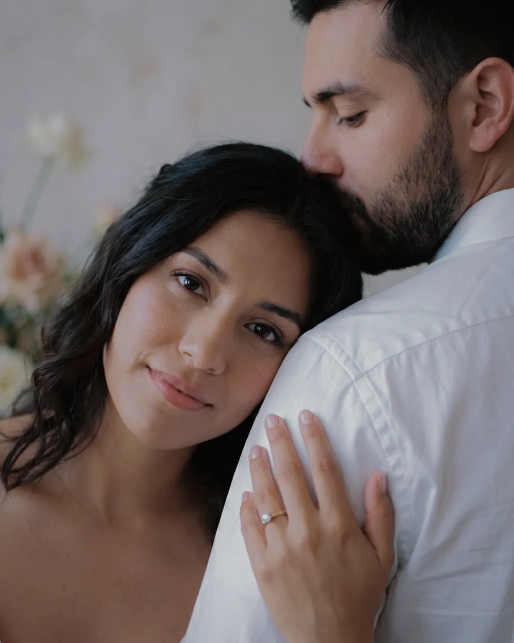
#> input picture public/01ANTES.webp, 1028 x 1285 px (shown at 1/2 size)
$ python detect_rectangles.py public/01ANTES.webp
#> lines starting #> are read from the running program, lines starting #| are printed output that depends on the picture; after the words box and inside, x2 and y2 are one past the last pixel; in counts of white or black regions, pixels touching at a corner belong together
import sys
import cv2
import numpy as np

# Carregar a imagem
image_path = sys.argv[1] if len(sys.argv) > 1 else 'public/sections/SESSAO03.webp'
image = cv2.imread(image_path)
#> image is the input picture: shape (1285, 1028, 3); mean B, G, R 102, 103.7, 114.8
gray = cv2.cvtColor(image, cv2.COLOR_BGR2GRAY)
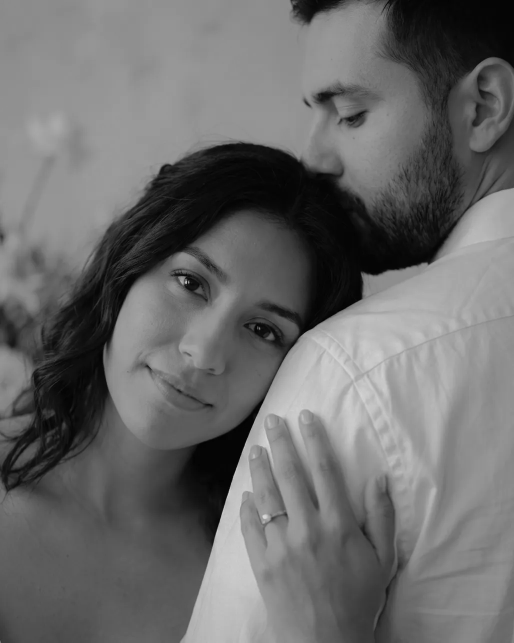
#> gray: shape (1285, 1028) (shown at 1/2 size); min 0, max 220, mean 106.8

# Usar Canny Edge Detection
edges = cv2.Canny(gray, 50, 150)
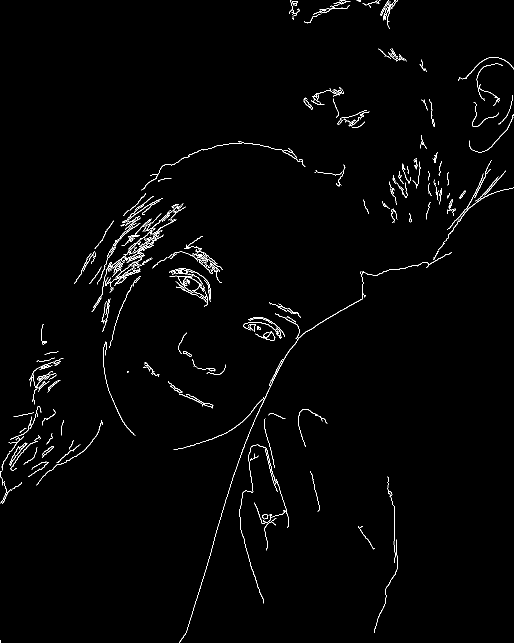
#> edges: shape (1285, 1028) (shown at 1/2 size); 1.4% white in thin lines or dots

# Dilatar as bordas para conectar cantos arredondados
kernel = np.ones((5,5), np.uint8)
dilated = cv2.dilate(edges, kernel, iterations=2)
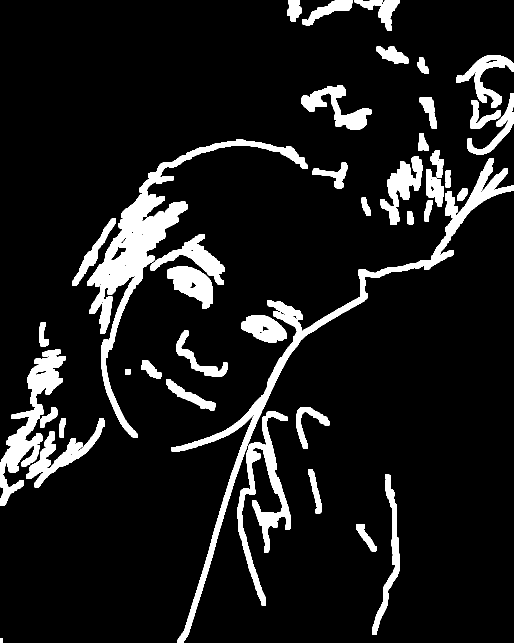
#> dilated: shape (1285, 1028) (shown at 1/2 size); 10.4% white; 41 white regions

# Encontrar contornos
contours, _ = cv2.findContours(dilated, cv2.RETR_EXTERNAL, cv2.CHAIN_APPROX_SIMPLE)
#> contours = 41 contours; largest, box (x1, y1, x2, y2) and area: (175, 278, 615, 876) 26902, (343, 316, 1028, 1285) 21714, (0, 699, 131, 1012) 10856, (475, 822, 582, 1211) 9360, (52, 836, 210, 975) 5060

rects = []
for cnt in contours:
    x, y, w, h = cv2.boundingRect(cnt)

    # Filtros: width > 300 e height > 400 (para pegar as duas caixas pequenas e a grande)
    if w > 300 and h > 400 and w < 1390:
        aspect_ratio = float(w) / float(h)
        rects.append((x, y, w, h, aspect_ratio))
#> this loop made 41 passes
#> (x, y, w, h, aspect_ratio) on passes 27, 30: (343, 316, 685, 969, 0.707), (175, 278, 440, 598, 0.736)
#> (x, y, w, h) on passes 1 to 6: (0, 1276, 6, 9), (712, 1048, 42, 55), (744, 949, 56, 321), (616, 939, 28, 88), (52, 836, 158, 139), (118, 836, 14, 39)
#> after the loop, rects = [(343, 316, 685, 969, 0.707), (175, 278, 440, 598, 0.736)]

# Ordenar por Y
rects = sorted(rects, key=lambda r: r[1])
#> rects = [(175, 278, 440, 598, 0.736), (343, 316, 685, 969, 0.707)]

print(f"Total width of image: {image.shape[1]}")
#| Total width of image: 1028
print(f"Total height of image: {image.shape[0]}")
#| Total height of image: 1285
print(f"Found {len(rects)} potential rectangles:")
#| Found 2 potential rectangles:
for i, (x, y, w, h, ar) in enumerate(rects):
    print(f"Rectangle {i+1}: X={x}, Y={y}, Width={w}, Height={h}, Aspect Ratio={ar:.3f}")
    pct_x = (x / image.shape[1]) * 100
    pct_y = (y / image.shape[0]) * 100
    pct_w = (w / image.shape[1]) * 100
    pct_h = (h / image.shape[0]) * 100
    print(f"CSS (percentages): top: {pct_y:.4f}%, left: {pct_x:.4f}%, width: {pct_w:.4f}%, height: {pct_h:.4f}%")
#> this loop made 2 passes
#> (x, y, w, h, ar, pct_x, pct_y, pct_w) on passes 1 to 2: (175, 278, 440, 598, 0.736, 17.02, 21.63, 42.8), (343, 316, 685, 969, 0.707, 33.37, 24.59, 66.63)
#| Rectangle 1: X=175, Y=278, Width=440, Height=598, Aspect Ratio=0.736
#| CSS (percentages): top: 21.6342%, left: 17.0233%, width: 42.8016%, height: 46.5370%
#| Rectangle 2: X=343, Y=316, Width=685, Height=969, Aspect Ratio=0.707
#| CSS (percentages): top: 24.5914%, left: 33.3658%, width: 66.6342%, height: 75.4086%

$ run again, on public/03ANTES.webp
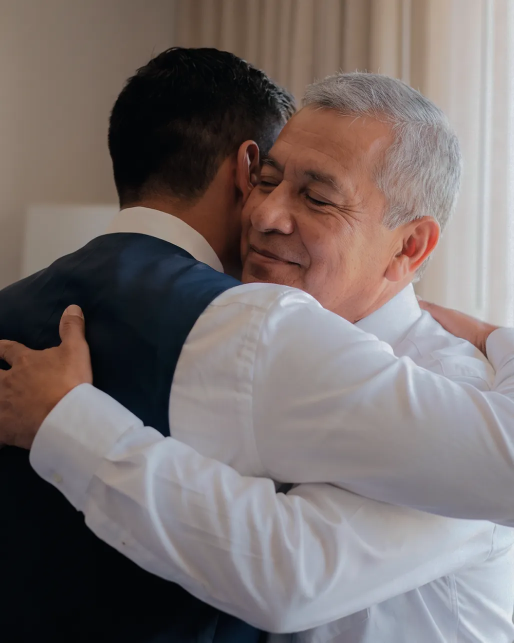
#> input picture public/03ANTES.webp, 1028 x 1285 px (shown at 1/2 size)
#> image is the input picture: shape (1285, 1028, 3); mean B, G, R 109.4, 110.6, 120
#> `edges = cv2.Canny(gray, 50, 150)`:
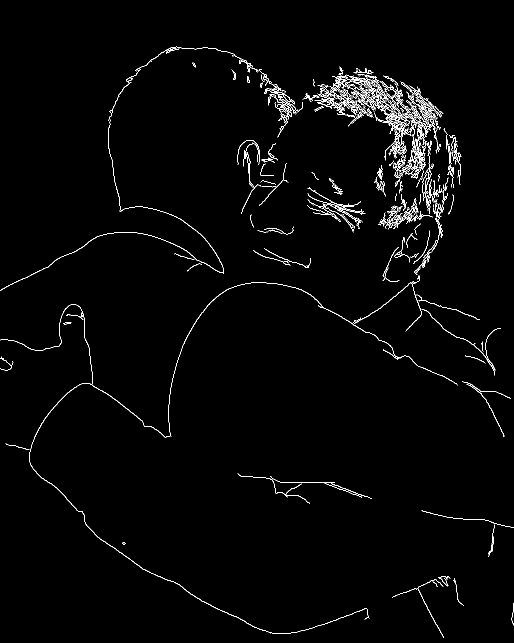
#> edges: shape (1285, 1028) (shown at 1/2 size); 1.7% white in thin lines or dots
#> `dilated = cv2.dilate(edges, kernel, iterations=2)`:
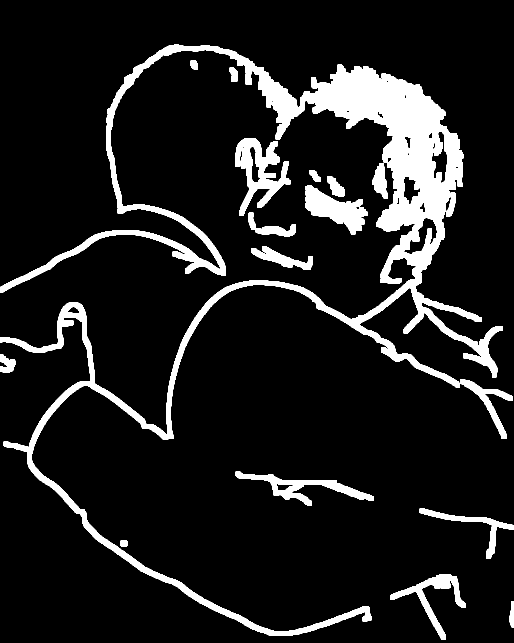
#> dilated: shape (1285, 1028) (shown at 1/2 size); 11.3% white; 17 white regions
#> contours = 17 contours; largest, box (x1, y1, x2, y2) and area: (0, 89, 1026, 1271) 115360, (470, 276, 581, 432) 6808, (610, 370, 735, 469) 5730, (471, 943, 748, 1011) 4698, (780, 1148, 931, 1280) 3826
#> the loop `for cnt in contours:` made 17 passes
#> (x, y, w, h, aspect_ratio) on pass 17: (0, 89, 1026, 1182, 0.868)
#> after the loop `for cnt in contours:`: rects = [(0, 89, 1026, 1182, 0.868)]
#| Total width of image: 1028
#| Total height of image: 1285
#| Found 1 potential rectangles:
#> the loop `for i, (x, y, w, h, ar) in enumerate(rects):` made 1 pass
#> (x, y, w, h, ar, pct_x, pct_y, pct_w) on pass 1: (0, 89, 1026, 1182, 0.868, 0, 6.93, 99.81)
#> (printed output is left out)

$ run again, on public/04ANTES.webp
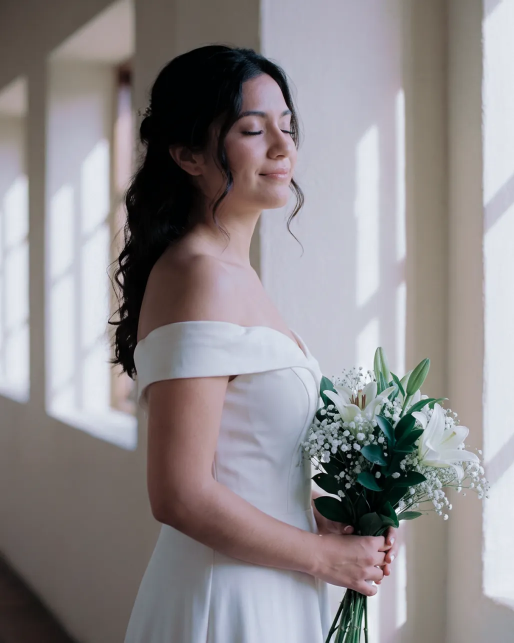
#> input picture public/04ANTES.webp, 1028 x 1285 px (shown at 1/2 size)
#> image is the input picture: shape (1285, 1028, 3); mean B, G, R 139.8, 138, 142.5
#> `edges = cv2.Canny(gray, 50, 150)`:
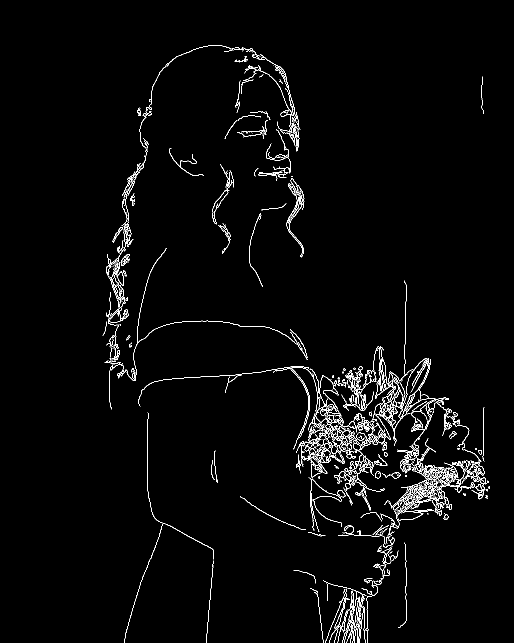
#> edges: shape (1285, 1028) (shown at 1/2 size); 2.3% white in thin lines or dots, all inside (x1, y1, x2, y2) = (205, 90, 980, 1285)
#> `dilated = cv2.dilate(edges, kernel, iterations=2)`:
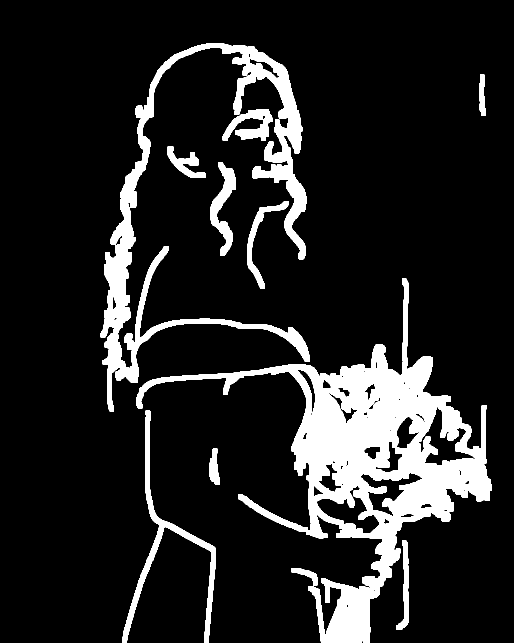
#> dilated: shape (1285, 1028) (shown at 1/2 size); 13.5% white; 11 white regions
#> contours = 11 contours; largest, box (x1, y1, x2, y2) and area: (273, 557, 984, 1285) 124947, (201, 86, 619, 823) 43734, (244, 821, 432, 1285) 7474, (420, 324, 472, 512) 3580, (445, 218, 545, 282) 3006
#> the loop `for cnt in contours:` made 11 passes
#> (x, y, w, h, aspect_ratio) on passes 5, 11: (273, 557, 711, 728, 0.977), (201, 86, 418, 737, 0.567)
#> after the loop `for cnt in contours:`: rects = [(273, 557, 711, 728, 0.977), (201, 86, 418, 737, 0.567)]
#> `rects = sorted(rects, key=lambda r: r[1])`: rects = [(201, 86, 418, 737, 0.567), (273, 557, 711, 728, 0.977)]
#| Total width of image: 1028
#| Total height of image: 1285
#| Found 2 potential rectangles:
#> the loop `for i, (x, y, w, h, ar) in enumerate(rects):` made 2 passes
#> (x, y, w, h, ar, pct_x, pct_y, pct_w) on passes 1 to 2: (201, 86, 418, 737, 0.567, 19.55, 6.69, 40.66), (273, 557, 711, 728, 0.977, 26.56, 43.35, 69.16)
#> (printed output is left out)

$ run again, on public/05ANTES.webp
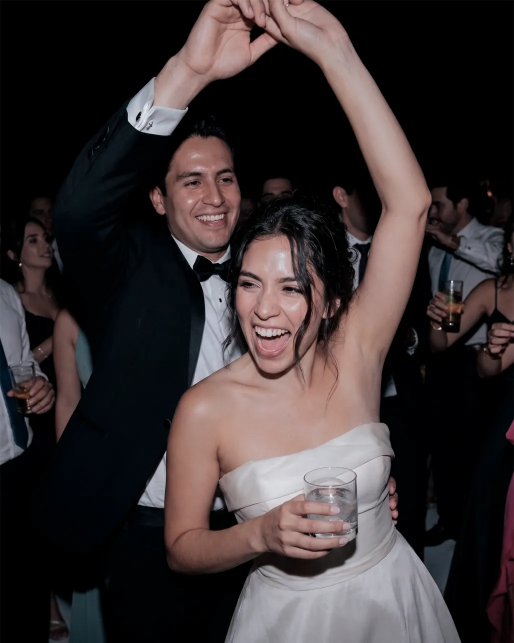
#> input picture public/05ANTES.webp, 1028 x 1285 px (shown at 1/2 size)
#> image is the input picture: shape (1285, 1028, 3); mean B, G, R 50.7, 50.3, 58.2
#> `edges = cv2.Canny(gray, 50, 150)`:
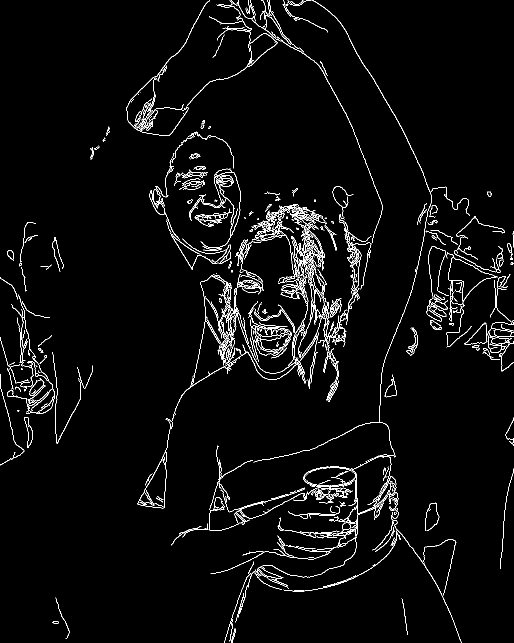
#> edges: shape (1285, 1028) (shown at 1/2 size); 3.1% white in thin lines or dots
#> `dilated = cv2.dilate(edges, kernel, iterations=2)`:
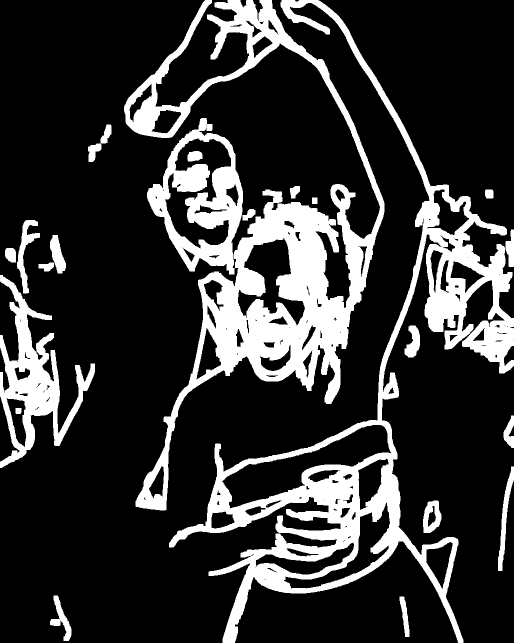
#> dilated: shape (1285, 1028) (shown at 1/2 size); 20.5% white; 22 white regions
#> contours = 20 contours; largest, box (x1, y1, x2, y2) and area: (338, 0, 1028, 1285) 147242, (248, 0, 769, 1021) 124534, (294, 236, 486, 549) 37255, (0, 550, 190, 936) 24075, (34, 440, 80, 587) 1986
#> the loop `for cnt in contours:` made 20 passes
#> (x, y, w, h, aspect_ratio) on passes 19 to 20: (338, 0, 690, 1285, 0.537), (248, 0, 521, 1021, 0.51)
#> after the loop `for cnt in contours:`: rects = [(338, 0, 690, 1285, 0.537), (248, 0, 521, 1021, 0.51)]
#| Total width of image: 1028
#| Total height of image: 1285
#| Found 2 potential rectangles:
#> the loop `for i, (x, y, w, h, ar) in enumerate(rects):` made 2 passes
#> (x, y, w, h, ar, pct_x, pct_y, pct_w) on passes 1 to 2: (338, 0, 690, 1285, 0.537, 32.88, 0, 67.12), (248, 0, 521, 1021, 0.51, 24.12, 0, 50.68)
#> (printed output is left out)
